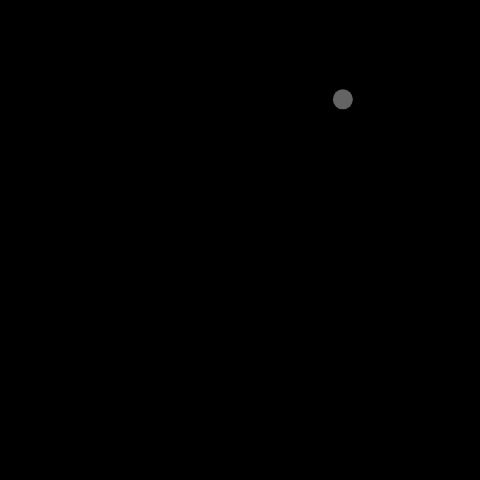
Frame 1 (no input)
Frame 60 (no input): identical to frame 1, image omitted
Frame 120 (the mouse pressed at the canvas centre since frame 60): identical to frame 1, image omitted

The p5.js sketch that drew this single still picture (run headless with seeded random() and noise() and a simulated clock; from frame 60 on, the mouse is pressed at the canvas centre):

// p5.js sketch
// ── sketch.js
var myX;
var myY;
var mySize;
var myTargetX;
var myTargetY;

function setup() {
	createCanvas(480, 480);

	mySize = 20;
	myX = random(width);
	myY = random(height);
	myTargetX = myX;
	myTargetY = myY;
	noStroke()
}

function draw() {
	background(0);
	var xDifferent = myTargetX - myX
	var yDifferent = myTargetY - myY

	myX = myX + xDifferent * 0.05;
	myY = myY + yDifferent * 0.05;

	fill(100);

	ellipse(myX, myY, mySize, mySize);
}

function mouseClicked() {
	myTargetX = mouseX;
	myTargetY = mouseY;
}
